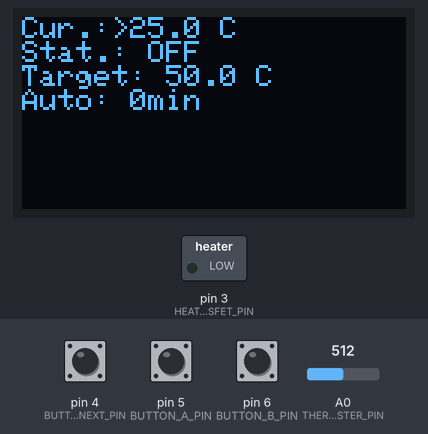
A sketch run on a simulated Arduino Uno, built with avr-gcc and run on an emulated ATmega328P. On the bench: 128×64 one-colour display, switched loads named in the sketch (green lamp = pin HIGH). Inputs (shaded band) come from the test bench; at power-on: pin 4 (BUTTON_NEXT_PIN) HIGH, pin 5 (BUTTON_A_PIN) HIGH, A0 (THERMISTER_PIN) = 512, pin 6 (BUTTON_B_PIN) HIGH.

Above: at 1.2 s.
1.3 s: pin 4 (BUTTON_NEXT_PIN) pulled LOW for 1 s
At 2.7 s:
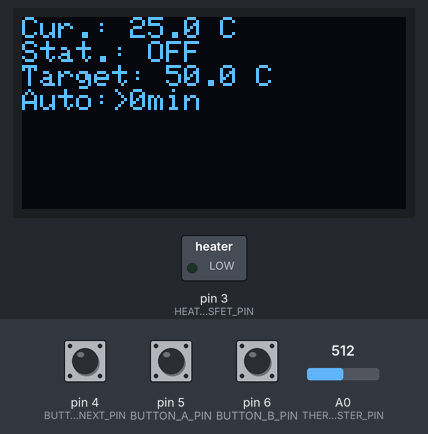
3.8 s: pin 5 (BUTTON_A_PIN) pulled LOW for 3.2 s
At 4.55 s:
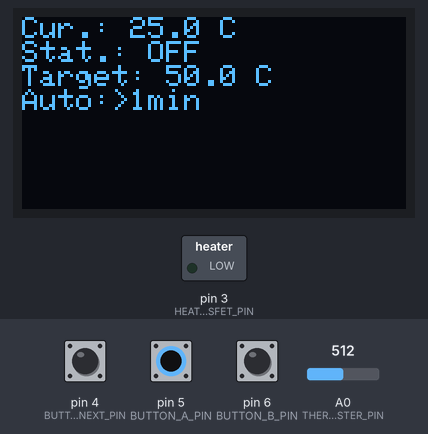
8.5 s: A0 (THERMISTER_PIN) set to 716
At 9.6 s:
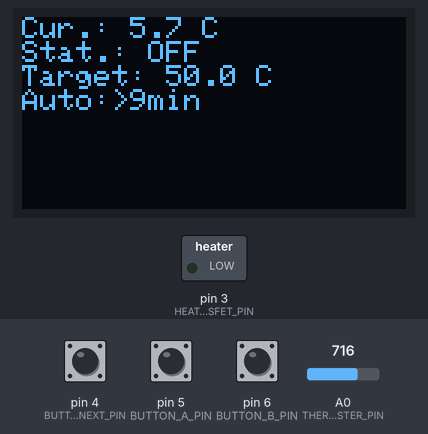
10.2 s: pin 6 (BUTTON_B_PIN) pulled LOW for 3.2 s
At 14.2 s:
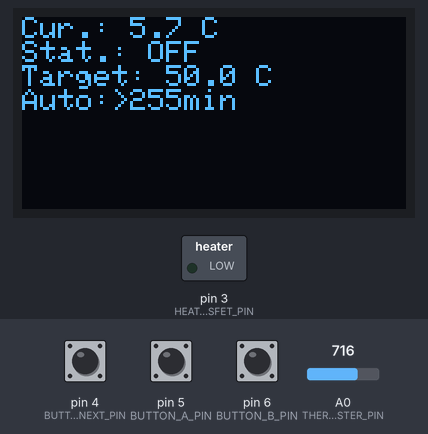
14.9 s: pin 4 (BUTTON_NEXT_PIN) pulled LOW for 0.2 s
At 16.5 s:
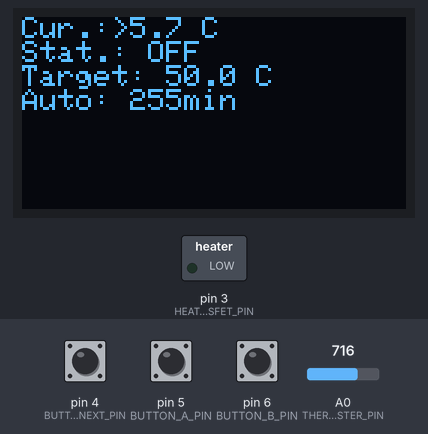
16.8 s: A0 (THERMISTER_PIN) set to 900
At 17.8 s:
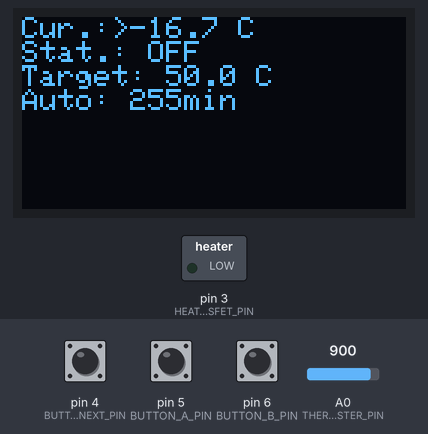
Timing chart, 0 to 19.5 s (numbered marks = the images above; inputs shaded):
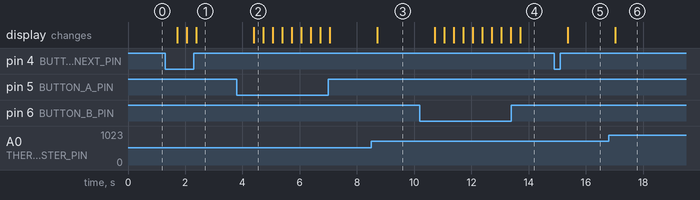

Measured:
- after the input at 1.3 s, the display: first changes after 0.43 s (image 1 shows a later state)
- after the input at 3.8 s, the display: changes after 0.59 s (image 2)
- after the input at 8.5 s, the display: changes after 0.22 s (image 3)
- after the input at 10.2 s, the display: first changes after 0.51 s (image 4 shows a later state)
- after the input at 14.9 s, the display: changes after 0.47 s (image 5)
- after the input at 16.8 s, the display: changes after 0.24 s (image 6)

The sketch:

GlassHeater.ino
```cpp
#include <Arduino.h>
#include <NTC_Thermistor.h> // Need to download manually cuz the library manager one isn't patched
#include "Utility.h"

#define NullFunc []() {}
#define UIUseSerial 0
#define DEBUG 0

#if (!UIUseSerial)

#include <Wire.h>
#include <Adafruit_GFX.h>
#include <Adafruit_SSD1306.h>
//#include <Fonts/FreeSans12pt7b.h>

#endif

enum class Status
{
	OFF,
	ON,
	AUTO_CLOSED
};

constexpr uint8 FORMAT_BUFFER_SIZE = 22;

constexpr uint8 HEATER_MOSFET_PIN = 3;

constexpr uint8 BUTTON_NEXT_PIN = 4;
constexpr uint8 BUTTON_A_PIN = 5;
constexpr uint8 BUTTON_B_PIN = 6;

constexpr uint8 THERMISTER_PIN = A0;
constexpr double R0 = 1000 * 100;
constexpr double RN = 1000 * 100;
constexpr double TN = 25;
constexpr double B_VALUE = 3645;

NTC_Thermistor Thermistor = NTC_Thermistor(THERMISTER_PIN, R0, RN, TN, B_VALUE);

double TargetTemperatureCelsius = 50.0;
Status HeaterStatus = Status::OFF;
uint8 AutoCloseAfterMinutes = 0;

#if (!UIUseSerial)
Adafruit_SSD1306 Screen = Adafruit_SSD1306(128, 64, &Wire, -1);
#endif


char* Lines[] =
{
	"Cur.:%c%s C",
	"Stat.:%c%s",
	"Target:%c%s C",
	"Auto:%c%dmin"
};

char*& CurrentTemperatureString = Lines[0];
char*& CurrentStatusString = Lines[1];
char*& TargetTemperatureString = Lines[2];
char*& TargetAutoCloseString = Lines[3];


uint16 CurrentOperatingLineIndex;

static inline void FormatString(char*& out, char*& input, ...)
{
	//static char buffer[32];

	va_list args;
	va_start(args, input);

#if DEBUG
	Serial.println(input);
#endif
	memset(out, 0, FORMAT_BUFFER_SIZE);
	auto count = vsnprintf(out, FORMAT_BUFFER_SIZE, input, args);

#if DEBUG
	Serial.println(count);
#endif
}
static inline String FormatFloat(double value, uint8 decimalPlaces)
{
	return String(value, decimalPlaces);
}

static inline char* StatusToString(Status stat)
{
	switch (stat)
	{
	case Status::OFF:
		return "OFF";
	case Status::ON:
		return "ON";
	case Status::AUTO_CLOSED:
		return "AUTO_OFF";
	default:
		abort();
	}
}

void setup()
{
	pinMode(HEATER_MOSFET_PIN, OUTPUT);

	pinMode(BUTTON_NEXT_PIN, INPUT_PULLUP);
	pinMode(BUTTON_A_PIN, INPUT_PULLUP);
	pinMode(BUTTON_B_PIN, INPUT_PULLUP);

	pinMode(THERMISTER_PIN, INPUT);

#if DEBUG || UIUseSerial
	Serial.begin(9600);
	Serial.println("s");
#endif

#if (!UIUseSerial)
	if (!Screen.begin(SSD1306_SWITCHCAPVCC, 0x3C))
	{
#if DEBUG
		Serial.println("x");
#endif
		while ((volatile int)1);
	}
#endif
}
void loop()
{
	UpdateHeater();
	UpdateDisplay();
	bool nextPressed = !digitalRead(BUTTON_NEXT_PIN);
	bool aPressed = !digitalRead(BUTTON_A_PIN);
	bool bPressed = !digitalRead(BUTTON_B_PIN);

	if (nextPressed)
		CurrentOperatingLineIndex = (++CurrentOperatingLineIndex) % 4;
	if (aPressed || bPressed)
		HandleButton(aPressed);

	delay(300);
}

static inline void UpdateHeater()
{
#if DEBUG
	Serial.println("uh");
#endif
	auto temp = Thermistor.readCelsius();
	if (HeaterStatus != Status::ON)
	{
		digitalWrite(HEATER_MOSFET_PIN, LOW);
		return;
	}

	if (temp < TargetTemperatureCelsius)
	{
		digitalWrite(HEATER_MOSFET_PIN, HIGH);
	}
	else
	{
		digitalWrite(HEATER_MOSFET_PIN, LOW);
	}
}
static inline void UpdateDisplay()
{
#if DEBUG
	Serial.println("udp");
#endif
	auto GetSelectChar = [](uint16 index) -> char
		{
			return (index == CurrentOperatingLineIndex) ? '>' : ' ';
		};

	auto currentTemperature = Thermistor.readCelsius();

	static char* formatted[4] =
	{
		new char[FORMAT_BUFFER_SIZE],
		new char[FORMAT_BUFFER_SIZE],
		new char[FORMAT_BUFFER_SIZE],
		new char[FORMAT_BUFFER_SIZE]
	};
	FormatString(formatted[0], Lines[0], GetSelectChar(0), FormatFloat(currentTemperature, 1).c_str());
	FormatString(formatted[1], Lines[1], GetSelectChar(1), StatusToString(HeaterStatus));
	FormatString(formatted[2], Lines[2], GetSelectChar(2), FormatFloat(TargetTemperatureCelsius, 1).c_str());
	FormatString(formatted[3], Lines[3], GetSelectChar(3), AutoCloseAfterMinutes);

#if (!UIUseSerial)
	Screen.clearDisplay();
	Screen.setTextWrap(false);
	Screen.setTextSize(1);
	Screen.setTextColor(WHITE);
	Screen.setCursor(0, 0);
	Screen.cp437(true);

	for (int i = 0, cursorY = 0; i < 4; cursorY += 16, i++)
	{
		Screen.println(formatted[i]);

#if DEBUG
		Serial.println(formatted[i]);
#endif
	}
	Screen.display();
#else
	//static uint16 lastOperatingLineIndex = 0;

	//if (lastOperatingLineIndex == CurrentOperatingLineIndex)
	//	return;
	for (int i = 0; i < 4; i++)
	{
		Serial.println(formatted[i]);
	}
	Serial.println();
	//lastOperatingLineIndex = CurrentOperatingLineIndex;
#endif
}
static inline void HandleButton(bool isA)
{
	switch (CurrentOperatingLineIndex)
	{
	case 0: // Current Temperature
		break;
	case 1: // Status
		if (isA)
		{
			HeaterStatus = Status::ON;
		}
		else
		{
			HeaterStatus = Status::OFF;
		}
		break;
	case 2: // Target Temperature
		if (isA)
		{
			TargetTemperatureCelsius++;
		}
		else
		{
			TargetTemperatureCelsius--;
		}
		break;
	case 3: // Auto Close After Minutes
		if (isA)
		{
			AutoCloseAfterMinutes++;
		}
		else
		{
			if (AutoCloseAfterMinutes > -1)
			{
				AutoCloseAfterMinutes -= 1;
			}
		}
		break;
	default:
		break;
	}
}
```

Utility.h
```cpp
#pragma once

typedef char int8;
typedef unsigned char uint8;
typedef short int16;
typedef unsigned short uint16;
typedef long int32;
typedef unsigned long uint32;
typedef long long int64;
typedef unsigned long long uint64;
```
